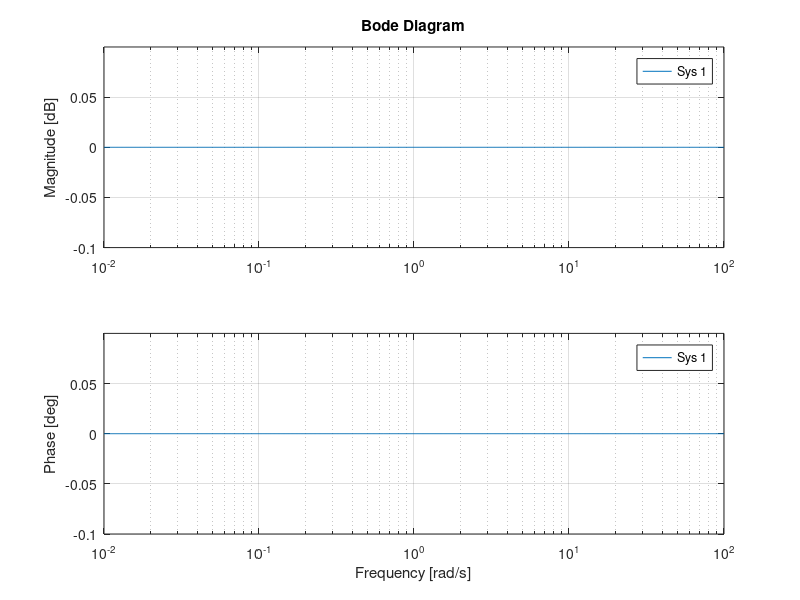
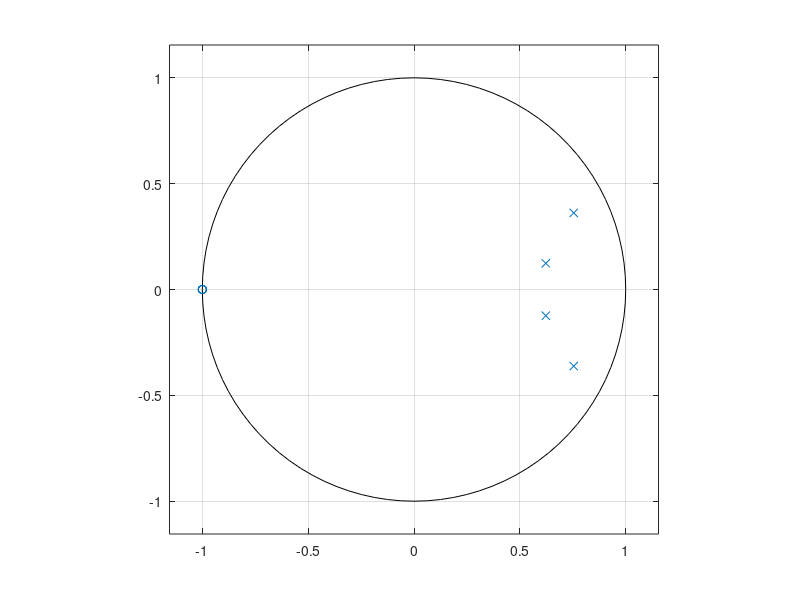
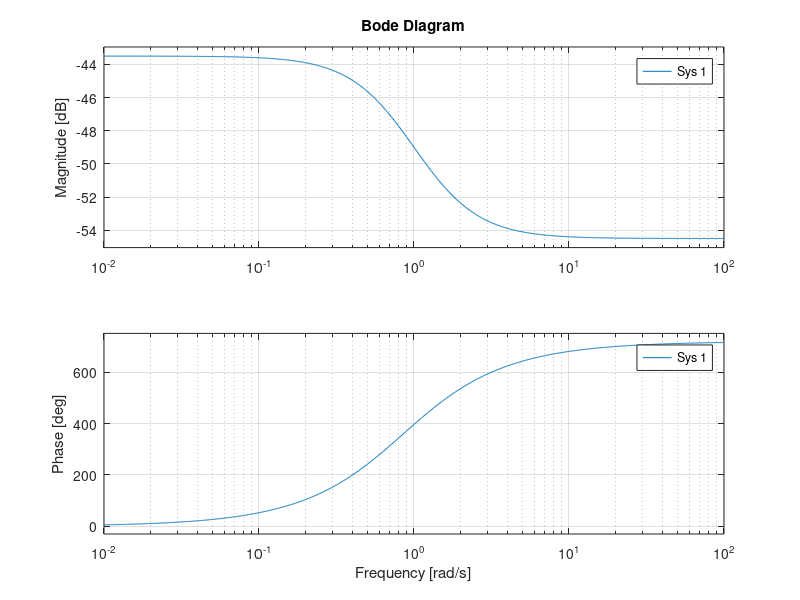
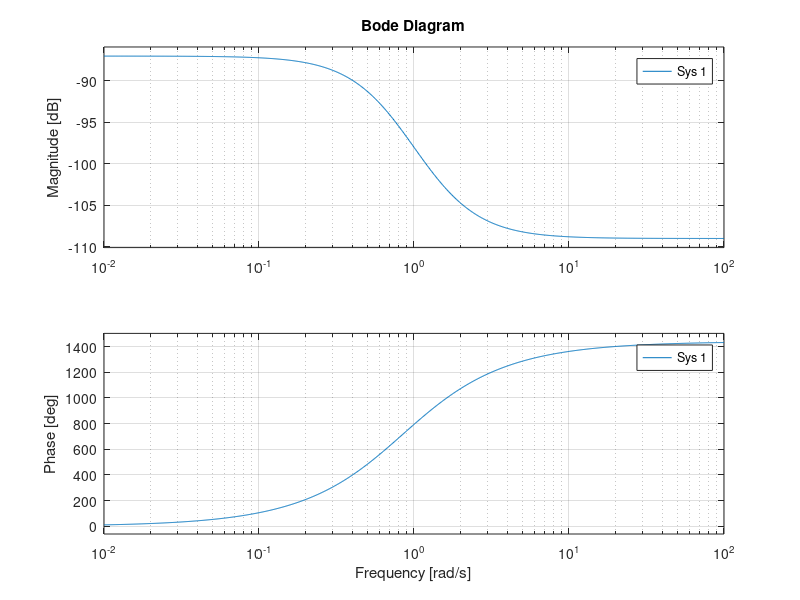

These charts were generated, in order, by the following MATLAB code:
%% Week 6

%% Ex 1 - filter design.
% We follow the steps from class:
% 1.  Pre-warp you frequencie - note bilinear does it automatically
% 2.  Design your filter in the s-domain
% 3.  Map your s-plane into something than can be handled better -(infinty) 
%     is a problem (using the bilinear transform) (Note, I think there's a 
%     maple command for this).
% 4.  Chose the suitable sampling period T

% 1. This should be a butterwirth filter

fs = 2*35/(2*pi); % 4 the siutable sampling freq.
Gp = 2;
Gs = 11;
wp = 10/(2*pi*fs);%normalize
ws = 15/(2*pi*fs);%normalize

%Use butter and buttord - preferably like done in lecture

[n,Wn]=buttord(wp,ws,Gp,Gs); %pre-warping and biletaral transform is included in the funciton, look at def to find out.


[B,A] = butter(n,Wn);

%plot mag anf phase
figure(1)   
freqz(B,A)
%make z-plane 
figure(2)
zplane(B,A)
figure(3)
bode(tf(B,A)*tf(A,B))
figure(4)
zplane(A,B)

%% 
figure(1)
bode(tf(B,A)*tf(B,A)^(-1))

figure(3)
bode(tf(B,A))
figure(4)
bode(tf(B,A)*tf(B,A))




% 1.2

